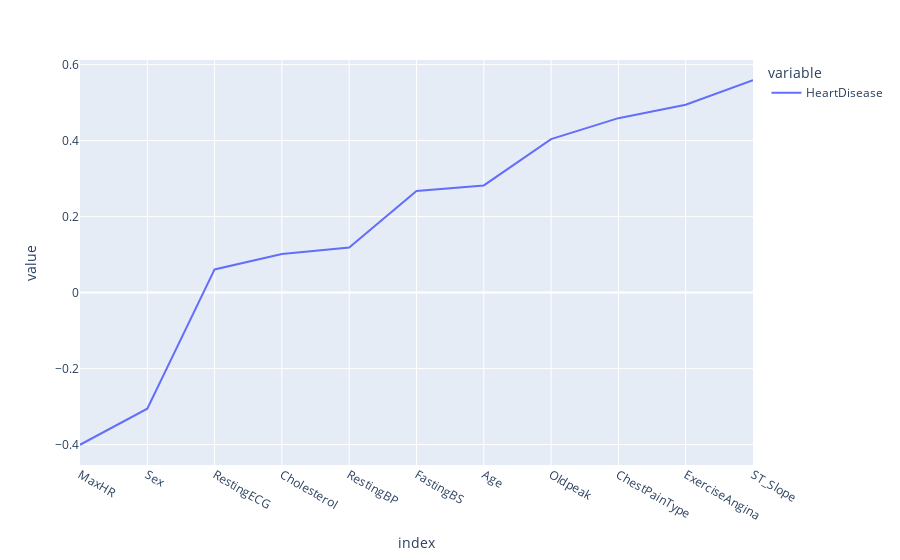

The notebook cell saved with this chart:
### Code cell
px.line(df.corr()['HeartDisease'][:-1].sort_values())

### Figure 1 — Plotly figure (JSON) as saved in the notebook; plotly's stock layout.template omitted (floating-point values rounded to 4 significant figures)
{"data": [{"hovertemplate": "variable=HeartDisease<br>index=%{x}<br>value=%{y}<extra></extra>", "legendgroup": "HeartDisease", "line": {"color": "#636efa", "dash": "solid"}, "marker": {"symbol": "circle"}, "mode": "lines", "name": "HeartDisease", "orientation": "v", "showlegend": true, "type": "scatter", "x": ["MaxHR", "Sex", "RestingECG", "Cholesterol", "RestingBP", "FastingBS", "Age", "Oldpeak", "ChestPainType", "ExerciseAngina", "ST_Slope"], "xaxis": "x", "y": [-0.4004, -0.3054, 0.06101, 0.1013, 0.1183, 0.2673, 0.282, 0.404, 0.459, 0.4943, 0.5588], "yaxis": "y"}], "layout": {"legend": {"title": {"text": "variable"}, "tracegroupgap": 0}, "margin": {"t": 60}, "xaxis": {"anchor": "y", "domain": [0, 1], "title": {"text": "index"}}, "yaxis": {"anchor": "x", "domain": [0, 1], "title": {"text": "value"}}}}
